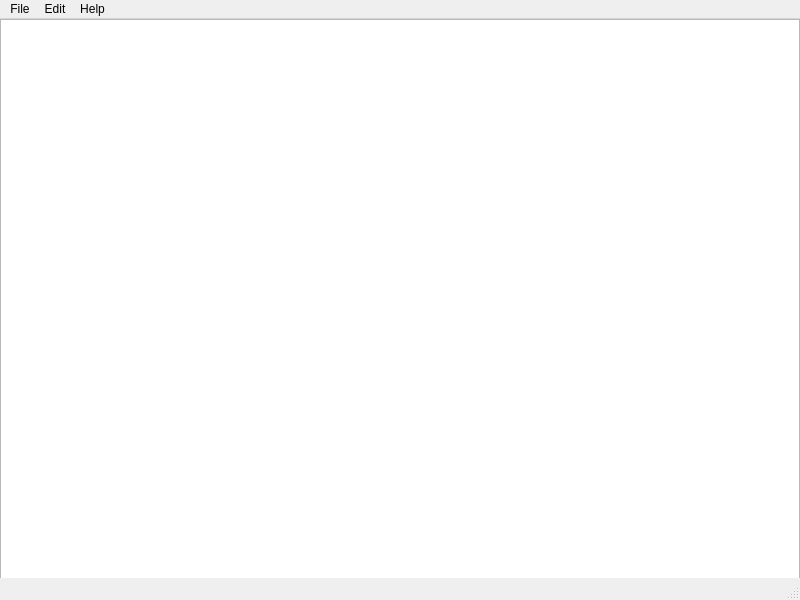
<?xml version="1.0" encoding="UTF-8"?>
<ui version="4.0">
 <class>MainWindow</class>
 <widget class="QMainWindow" name="MainWindow">
  <property name="geometry">
   <rect>
    <x>0</x>
    <y>0</y>
    <width>800</width>
    <height>600</height>
   </rect>
  </property>
  <property name="windowTitle">
   <string>Text Editor</string>
  </property>
  <widget class="QWidget" name="centralwidget">
   <widget class="QTextEdit" name="textEdit">
    <property name="geometry">
     <rect>
      <x>0</x>
      <y>0</y>
      <width>800</width>
      <height>600</height>
     </rect>
    </property>
   </widget>
  </widget>
  <widget class="QMenuBar" name="menubar">
   <property name="geometry">
    <rect>
     <x>0</x>
     <y>0</y>
     <width>800</width>
     <height>21</height>
    </rect>
   </property>
   <widget class="QMenu" name="menuFile">
    <property name="title">
     <string>File</string>
    </property>
    <addaction name="actionNew"/>
    <addaction name="separator"/>
    <addaction name="actionOpen"/>
    <addaction name="actionSave"/>
    <addaction name="actionSave_As"/>
    <addaction name="separator"/>
    <addaction name="actionClear"/>
    <addaction name="separator"/>
    <addaction name="actionExit"/>
   </widget>
   <widget class="QMenu" name="menuEdit">
    <property name="title">
     <string>Edit</string>
    </property>
    <addaction name="actionUndo"/>
    <addaction name="actionRedo"/>
   </widget>
   <widget class="QMenu" name="menuHelp">
    <property name="title">
     <string>Help</string>
    </property>
    <addaction name="actionView_Help"/>
    <addaction name="actionAbout_Text_Editor"/>
   </widget>
   <addaction name="menuFile"/>
   <addaction name="menuEdit"/>
   <addaction name="menuHelp"/>
  </widget>
  <widget class="QStatusBar" name="statusbar"/>
  <action name="actionOpen">
   <property name="text">
    <string>Open</string>
   </property>
  </action>
  <action name="actionSave">
   <property name="text">
    <string>Save</string>
   </property>
  </action>
  <action name="actionSave_As">
   <property name="text">
    <string>Save As</string>
   </property>
  </action>
  <action name="actionClear">
   <property name="text">
    <string>Clear</string>
   </property>
  </action>
  <action name="actionNew">
   <property name="text">
    <string>New</string>
   </property>
  </action>
  <action name="actionUndo">
   <property name="text">
    <string>Undo</string>
   </property>
  </action>
  <action name="actionRedo">
   <property name="text">
    <string>Redo</string>
   </property>
  </action>
  <action name="actionExit">
   <property name="text">
    <string>Exit</string>
   </property>
  </action>
  <action name="actionView_Help">
   <property name="text">
    <string>View Help</string>
   </property>
  </action>
  <action name="actionAbout_Text_Editor">
   <property name="text">
    <string>About Text Editor</string>
   </property>
  </action>
 </widget>
 <resources/>
 <connections/>
</ui>
